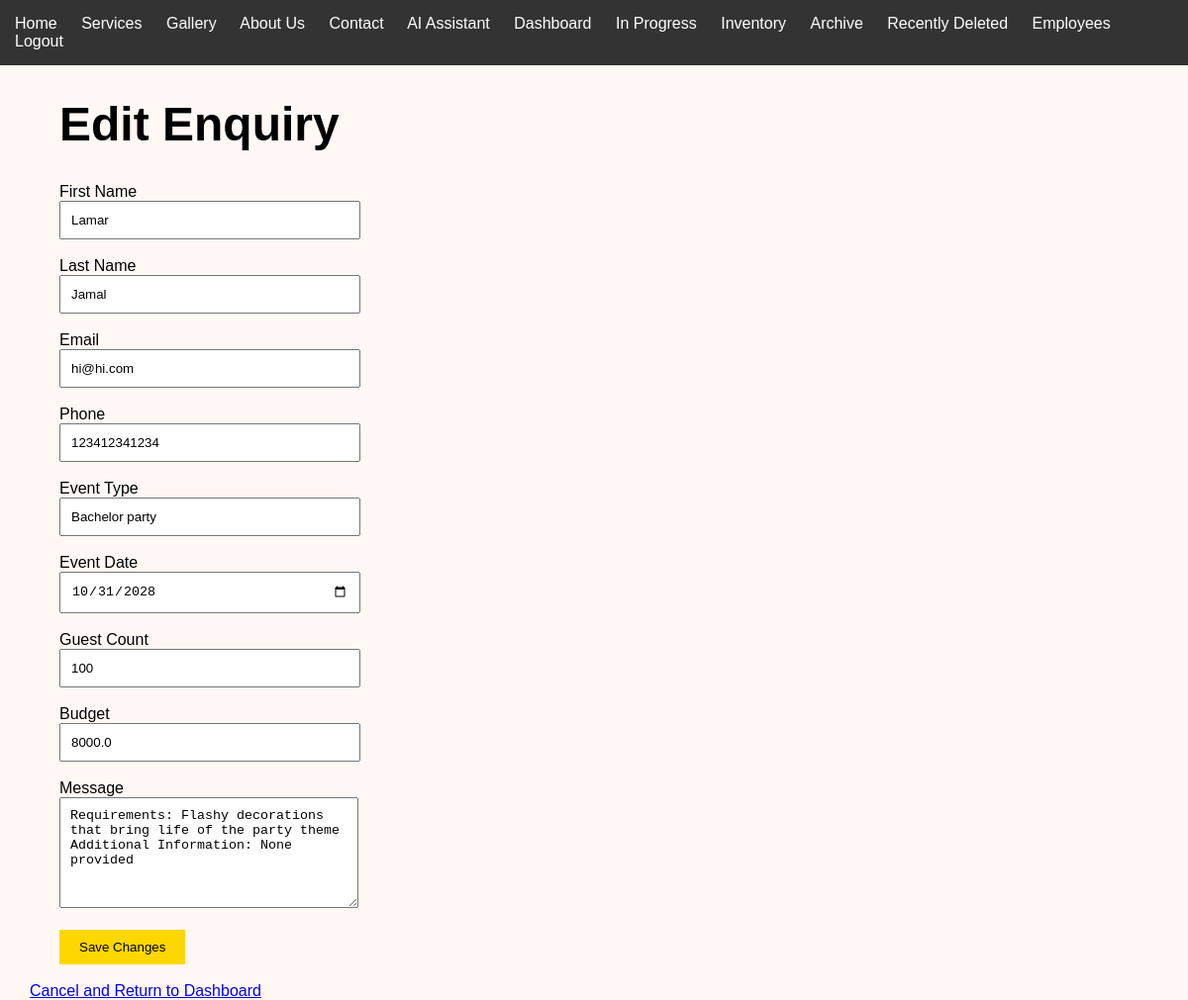
Screenshot of /enquiries/11/edit (signed in) with the database file from the repository.
### tables this page shows
CREATE TABLE Customers (

            CustomerID INTEGER PRIMARY KEY AUTOINCREMENT,

            FirstName TEXT NOT NULL,

            LastName TEXT NOT NULL,

            Email TEXT NOT NULL,

            Phone TEXT

        );

CREATE TABLE Enquiries (

    EnquiryID INTEGER PRIMARY KEY AUTOINCREMENT,

    CustomerID INTEGER NOT NULL,

    EventType TEXT NOT NULL,

    EventDate TEXT NOT NULL,

    GuestCount INTEGER,

    Budget REAL,

    Message TEXT,

    Status TEXT DEFAULT 'Pending',

    DateSubmitted TEXT, CreatedAt TEXT, UpdatedAt TEXT, DeletedAt TEXT, ReferenceCode TEXT, EventLocation TEXT, Requirements TEXT, AdditionalInformation TEXT,

    FOREIGN KEY (CustomerID) REFERENCES Customers(CustomerID)

);

### app.py (the view, shortened to what this page needs)
@app.route(
    "/enquiries/<int:enquiry_id>/edit",
    methods=["GET", "POST"]
)
@admin_required
def edit_enquiry(enquiry_id):
    connection = get_connection()
    cursor = connection.cursor()
    cursor.execute("""
        SELECT
            Enquiries.*,
            Customers.FirstName,
            Customers.LastName,
            Customers.Email,
            Customers.Phone
        FROM Enquiries
        INNER JOIN Customers
            ON Enquiries.CustomerID =
               Customers.CustomerID
        WHERE Enquiries.EnquiryID = ?
        AND Enquiries.Status IN ('Pending', 'In Progress')
    """, (
        enquiry_id,
    ))
    enquiry = cursor.fetchone()
    connection.close()
    if enquiry is None:
        return redirect(
            url_for("dashboard")
        )
    return render_template(
        "edit_enquiry.html",
        enquiry=enquiry
    )

### app.py (called while the page is built)
def admin_required(route_function):
    @wraps(route_function)
    def protected_route(*args, **kwargs):
        if session.get("logged_in") is not True:
            return redirect(url_for("login"))
        if (
            session.get("role") != "admin"
            or session.get("username") != "rani"
        ):
            return redirect(url_for("dashboard"))
        return route_function(*args, **kwargs)
    return protected_route

### database.py (called while the page is built)
def get_connection():
    connection = sqlite3.connect(DATABASE)
    connection.row_factory = sqlite3.Row
    connection.execute(
        "PRAGMA foreign_keys = ON"
    )
    return connection

### templates/edit_enquiry.html (shortened to what this page needs)
{% extends "base.html" %}
{% block content %}
<h1>Edit Enquiry</h1>
<form method="POST">
    <label for="firstname">
        First Name
    </label>
    <br>
    <input
        type="text"
        id="firstname"
        name="firstname"
        value="{{ enquiry['FirstName'] }}"
        required
    >
    <br><br>
    <label for="lastname">
        Last Name
    </label>
    <br>
    <input
        type="text"
        id="lastname"
        name="lastname"
        value="{{ enquiry['LastName'] }}"
        required
    >
    <br><br>
    <label for="email">
        Email
    </label>
    <br>
    <input
        type="email"
        id="email"
        name="email"
        value="{{ enquiry['Email'] }}"
        required
    >
    <br><br>
    <label for="phone">
        Phone
    </label>
    <br>
    <input
        type="text"
        id="phone"
        name="phone"
        value="{{ enquiry['Phone'] }}"
        required
    >
    <br><br>
    <label for="eventtype">
        Event Type
    </label>
    <br>
    <input
        type="text"
        id="eventtype"
        name="eventtype"
        value="{{ enquiry['EventType'] }}"
        required
    >
    <br><br>
    <label for="eventdate">
        Event Date
    </label>
    <br>
    <input
        type="date"
        id="eventdate"
        name="eventdate"
        value="{{ enquiry['EventDate'] }}"
        required
    >
    <br><br>
    <label for="guests">
        Guest Count
    </label>
    <br>
    <input
        type="number"
        id="guests"
        name="guests"
        value="{{ enquiry['GuestCount'] }}"
        min="1"
    >
    <br><br>
    <label for="budget">
        Budget
    </label>
    <br>
    <input
        type="number"
        id="budget"
        name="budget"
        value="{{ enquiry['Budget'] }}"
        min="0"
        step="0.01"
    >
    <br><br>
    <label for="message">
        Message
    </label>
    <br>
    <textarea
        id="message"
        name="message"
        rows="6"
    >{{ enquiry["Message"] }}</textarea>
    <br><br>
    <button type="submit">
        Save Changes
    </button>
</form>
<br>
<a href="{{ url_for('dashboard') }}">
    Cancel and Return to Dashboard
</a>
{% endblock %}

### static/css/style.css (style rules this page uses)
body { margin: 0; font-family: Arial, sans-serif; background: #fff8f4; }
h1 { font-size: 48px; }
main, form, h1, h2, p { margin-left: 30px; }
input, select, textarea { padding: 10px; width: 280px; }
button { background: gold; border: none; padding: 10px 20px; cursor: pointer; }

### rows the page displays
Customers: firstname "Lamar", lastname "Jamal", email "hi@hi.com", phone "123412341234"
Enquiries: eventtype "Bachelor party", eventdate "10/31/2028", guests "100", budget "8000.0", message "Requirements: Flashy decorations that bring life of the party theme Additional Information: None provided"
